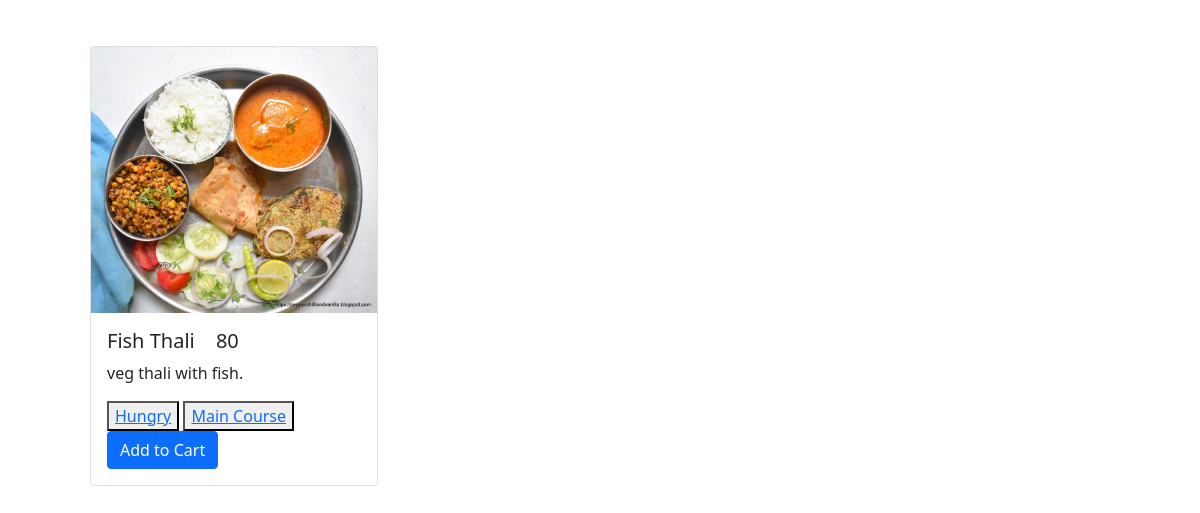
Before: / (lower part) with the older database file.
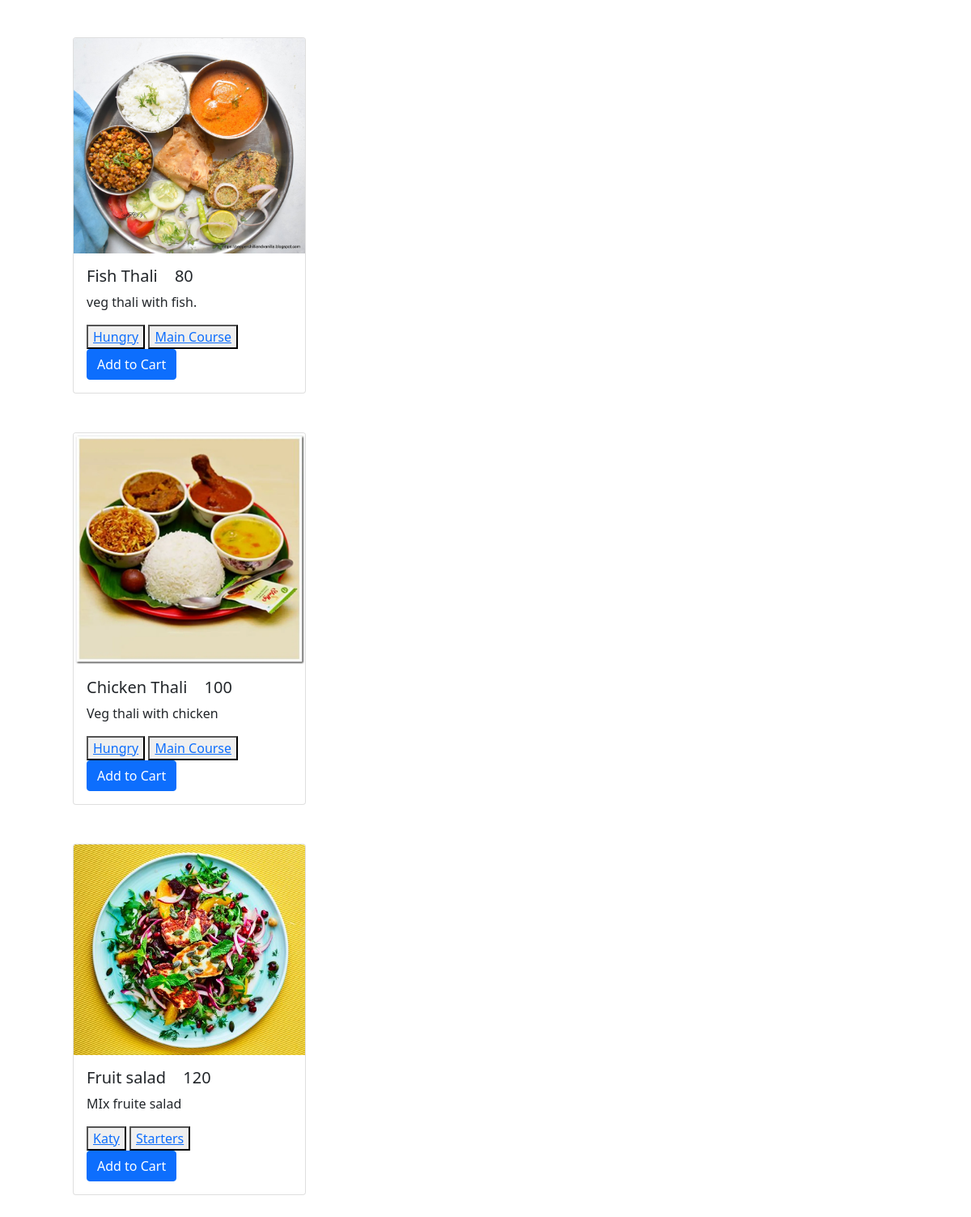
After: the same page with the newer database file.
### menu/models.py (models this page shows, shortened)
class Dish(models.Model):
    id = models.AutoField(primary_key=True)
    name = models.CharField(max_length=200, null = False, blank = False, default = 'newItem')
    description = models.TextField()
    price = models.IntegerField()
    image = models.ImageField(null = False, blank = False)
    tags = models.ForeignKey(Tags, on_delete = models.CASCADE, null = True)
    restaurant = models.ForeignKey(restaurant, on_delete = models.CASCADE)

class Tags(models.Model):
    tag = models.CharField(max_length=100)
    id = models.AutoField(primary_key=True)
    def __str__(self):
        return f'{self.tag}'

### menu/views.py (the view, shortened to what this page needs)
# urls.py: path('', views.index, name='index'),
def index(request):
    dish = Dish.objects.all()   # Collecting all the dishes.
    user = request.user         # Collecting the requested user.
    user_name = str(user)       # Logged in users name as string.
    try:
        customer = Customer.objects.get(user=user)      # Collecting the customer.
        designation = str(customer.designation)         # Designation of logged in customer.
    except TypeError:               # If its an anonymous user the he will have no designation.
        context = {
            'dish': dish,           # All available dishes.
            'user': user_name,      # Logged in user's name as a string.
        }
        return render(request, 'menu/index.html', context=context)
    except Customer.DoesNotExist:
        messages.error(request, 'Create the customer account.')
        return redirect('customer_creation')

### Templates/menu/index.html (shortened to what this page needs)
{%load static%}
<!DOCTYPE html>
<html lang="en">
<head>
    <link href="https://cdn.jsdelivr.net/npm/bootstrap@5.1.3/dist/css/bootstrap.min.css" rel="stylesheet"
>
</head>
<body>
    {% block container%}
        {% if designation == 'Restaurant' %}
            {%for i in dish%}
                <div class="container">
                    <div class="card mx-5" style="width: 18rem;">
                        <img src="{{i.image.url}}" class="card-img-top" alt="...">
                        <div class="card-body">
                            <h5 class="card-title">{{i.name}} <span class="mx-3">{{i.price}}</span></h5>
                            <p class="card-text">{{i.description}}</p>
                            <button ><a href="{% url 'tag_search' i.tags%}">{{i.tags}}</a></button>
                            <br>
                            <a href="#" class="btn btn-primary">Add to Cart</a>
                            <button ><a href="{% url 'dish_modification' i.id%}">modify</a></button>
                            <button ><a href="{% url 'dish_deletion' i.id%}">delete</a></button>
                        </div>
                    </div>
                </div>
                <br><br>
            {%endfor%}
            <button ><a href="{% url 'dish_creation' %}">Add new dish</a></button>
            {% else %}
                {%for i in dish%}
                    <div class="container">
                        <div class="card mx-5" style="width: 18rem;">
                            <img src="{{i.image.url}}" class="card-img-top" alt="...">
                            <div class="card-body">
                                <h5 class="card-title">{{i.name}} <span class="mx-3">{{i.price}}</span></h5>
                                <p class="card-text">{{i.description}}</p>
                                <button ><a href="{% url 'restaurant_search' i.restaurant%}">{{i.restaurant}}</a></button>
                                <button ><a href="{% url 'tag_search' i.tags%}">{{i.tags}}</a></button>
                                <br>
                                <a href="#" class="btn btn-primary">Add to Cart</a>
                            </div>
                        </div>
                    </div>
                    <br><br>
                {%endfor%}
        {% endif %}
    {% endblock container%}
</body>
</html>

Changed rows visible on the page:
added Dish: image (picture), name "Chicken Thali", price "100", description "Veg thali with chicken", restaurant "Hungry", tags "Main Course"
added Dish: image (picture), name "Fruit salad", price "120", description "MIx fruite salad", restaurant "Katy", tags "Starters"
